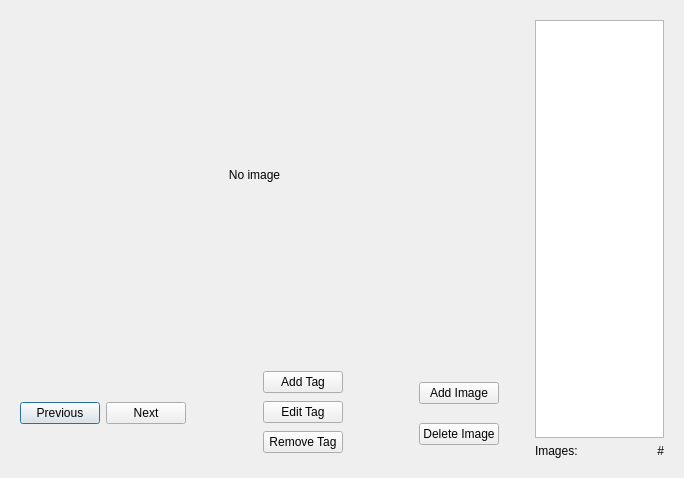
<?xml version="1.0" encoding="UTF-8"?>
<ui version="4.0">
 <class>ImageDialog</class>
 <widget class="QDialog" name="ImageDialog">
  <property name="geometry">
   <rect>
    <x>0</x>
    <y>0</y>
    <width>684</width>
    <height>478</height>
   </rect>
  </property>
  <property name="windowTitle">
   <string>ImageDialog</string>
  </property>
  <widget class="QLabel" name="imageLabel">
   <property name="geometry">
    <rect>
     <x>9</x>
     <y>9</y>
     <width>491</width>
     <height>331</height>
    </rect>
   </property>
   <property name="text">
    <string>No image</string>
   </property>
   <property name="alignment">
    <set>Qt::AlignCenter</set>
   </property>
  </widget>
  <widget class="QWidget" name="layoutWidget">
   <property name="geometry">
    <rect>
     <x>524</x>
     <y>9</y>
     <width>151</width>
     <height>460</height>
    </rect>
   </property>
   <layout class="QVBoxLayout" name="verticalLayout_3">
    <item>
     <widget class="QListWidget" name="tagList"/>
    </item>
    <item>
     <layout class="QHBoxLayout" name="horizontalLayout_2">
      <item>
       <widget class="QLabel" name="imagesLabel">
        <property name="text">
         <string>Images:</string>
        </property>
       </widget>
      </item>
      <item>
       <widget class="QLabel" name="label">
        <property name="text">
         <string>#</string>
        </property>
        <property name="alignment">
         <set>Qt::AlignRight|Qt::AlignTrailing|Qt::AlignVCenter</set>
        </property>
       </widget>
      </item>
     </layout>
    </item>
   </layout>
  </widget>
  <widget class="QWidget" name="layoutWidget">
   <property name="geometry">
    <rect>
     <x>9</x>
     <y>358</y>
     <width>501</width>
     <height>111</height>
    </rect>
   </property>
   <layout class="QHBoxLayout" name="horizontalLayout">
    <item>
     <widget class="QPushButton" name="previousButton">
      <property name="text">
       <string>Previous</string>
      </property>
     </widget>
    </item>
    <item>
     <widget class="QPushButton" name="nextButton">
      <property name="text">
       <string>Next</string>
      </property>
     </widget>
    </item>
    <item>
     <spacer name="horizontalSpacer_2">
      <property name="orientation">
       <enum>Qt::Horizontal</enum>
      </property>
      <property name="sizeHint" stdset="0">
       <size>
        <width>40</width>
        <height>20</height>
       </size>
      </property>
     </spacer>
    </item>
    <item>
     <layout class="QVBoxLayout" name="verticalLayout_2">
      <item>
       <widget class="QPushButton" name="addTagButton">
        <property name="text">
         <string>Add Tag</string>
        </property>
       </widget>
      </item>
      <item>
       <widget class="QPushButton" name="editTagButton">
        <property name="text">
         <string>Edit Tag</string>
        </property>
       </widget>
      </item>
      <item>
       <widget class="QPushButton" name="removeTagButton">
        <property name="text">
         <string>Remove Tag</string>
        </property>
       </widget>
      </item>
     </layout>
    </item>
    <item>
     <spacer name="horizontalSpacer">
      <property name="orientation">
       <enum>Qt::Horizontal</enum>
      </property>
      <property name="sizeHint" stdset="0">
       <size>
        <width>40</width>
        <height>20</height>
       </size>
      </property>
     </spacer>
    </item>
    <item>
     <layout class="QVBoxLayout" name="verticalLayout">
      <item>
       <widget class="QPushButton" name="addImageButton">
        <property name="text">
         <string>Add Image</string>
        </property>
       </widget>
      </item>
      <item>
       <widget class="QPushButton" name="delImageButton">
        <property name="text">
         <string>Delete Image</string>
        </property>
       </widget>
      </item>
     </layout>
    </item>
   </layout>
  </widget>
 </widget>
 <layoutdefault spacing="6" margin="11"/>
 <resources/>
 <connections/>
</ui>
